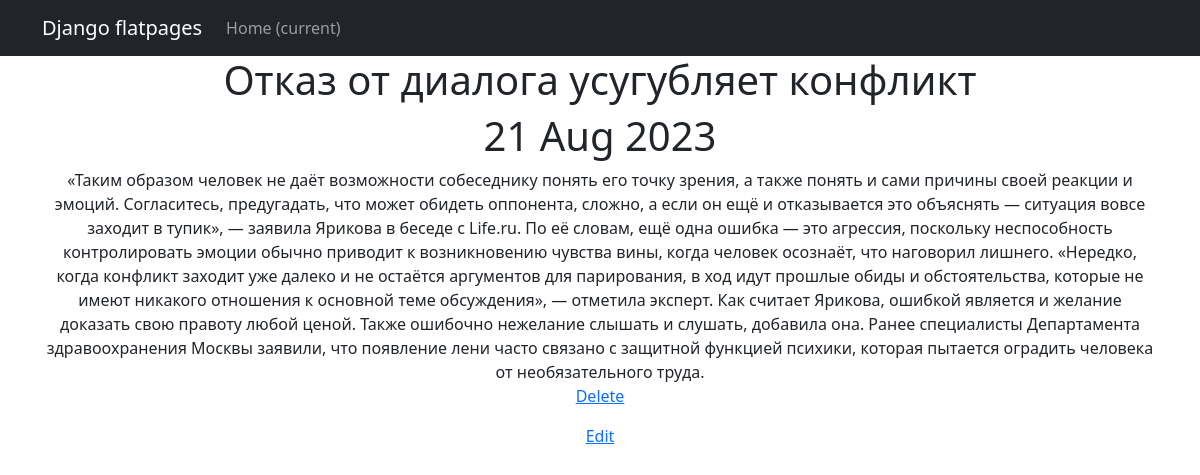
Screenshot of /news/search/4/ with the database file from the repository.
### newapp/models.py (models this page shows, shortened)
class Post(models.Model):
    author = models.ForeignKey(Author, on_delete=models.CASCADE, null=True)
    NEWS = 'NW'
    ARTICLE = 'AR'
    CATEGORY_CHOICES = (
        (NEWS, 'Новость'),
        (ARTICLE, 'Статья'),
    )
    categoryType = models.CharField(max_length=2, choices=CATEGORY_CHOICES, default=ARTICLE)
    dateCreation = models.DateTimeField(auto_now_add=True)
    create_post = models.DateTimeField(auto_now_add=True)
    postCategory = models.ManyToManyField(Category, through='PostCategory')
    title = models.CharField(max_length=128)
    text = models.TextField()
    rating = models.SmallIntegerField(default=0)

### newapp/views.py (the view)
# urls.py: path('<int:pk>/', PostDetail.as_view(), name='post_detail'),
class PostDetail(DetailView):
    model = Post
    template_name = 'newapp/post_detail.html'
    context_object_name = 'Post'

### newapp/templatetags/custom_filters.py (called while the page is built)
@register.filter()
def censor(sentence):
    text = sentence.split()
    for i, word in enumerate(text):
        print(word)
        if word in bad_words:
            text[i] = word[0] + '***'
    return ' '.join(text)

### templates/newapp/post_detail.html (shortened to what this page needs)
{% extends 'flatpages/default.html' %}
{% load custom_filters %}
{% block content %}
<h1>{{ Post.title|censor}}</h1>
<h1>{{ Post.dateCreation|date:'d M Y' }}</h1>
<h>{{ Post.text|censor }}</h>
    <p><a href="{% url 'post_delete' object.id %}">Delete</a></p>
    <p><a href="{% url 'post_edit' object.id %}">Edit</a></p>
{% endblock content %}

### rows the page displays
Post: title|censor "Отказ от диалога усугубляет конфликт", dateCreation "21 Aug 2023", text|censor "«Таким образом человек не даёт возможности собеседнику понять его точку зрения, а также понять и сами причины своей реакции и эмоций. Согласитесь, предугадать, что может обидеть оппонента, сложно, а если он ещё и отказывается это объяснять — ситуация вовсе заходит в тупик», — заявила Ярикова в беседе с Life.ru. По её словам, ещё одна ошибка — это агрессия, поскольку неспособность контролировать эмоции обычно приводит к возникновению чувства вины, когда человек осознаёт, что наговорил лишнего. «Нередко, когда конфликт заходит уже далеко и не остаётся аргументов для парирования, в ход идут прошлые обиды и обстоятельства, которые не имеют никакого отношения к основной теме обсуждения», —…"
